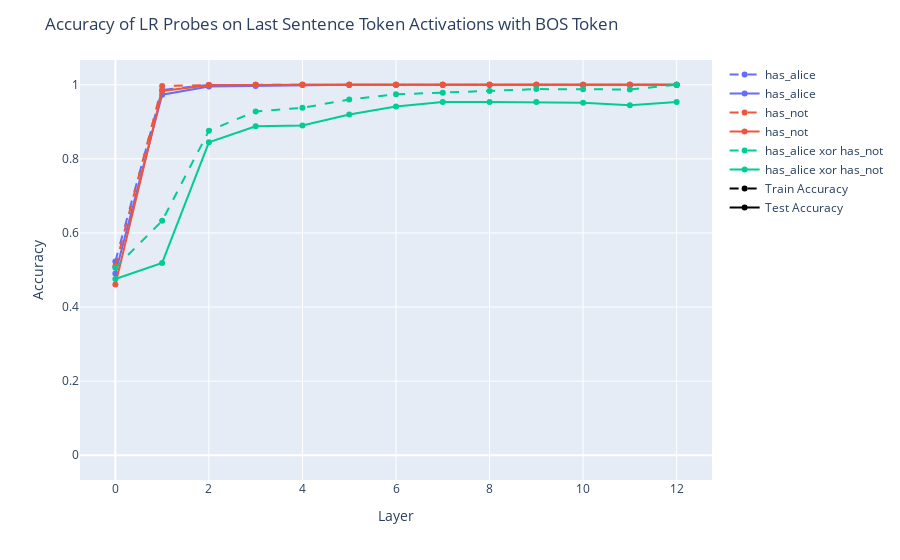

The notebook cell saved with this chart:
### Markdown cell above
## Activation on token before period with BOS

### Code cell
get_results(period=False, using_bos=True)

### Figure 1 — Plotly figure (JSON) as saved in the notebook; plotly's stock layout.template omitted (floating-point values rounded to 4 significant figures)
{"data": [{"hovertemplate": "<extra></extra>", "legendgroup": "", "marker": {"color": "#636efa", "symbol": "circle"}, "mode": "markers", "name": "", "orientation": "v", "showlegend": false, "type": "scatter", "xaxis": "x", "yaxis": "y"}, {"line": {"color": "#636EFA", "dash": "dash"}, "name": "has_alice", "type": "scatter", "x": [0, 1, 2, 3, 4, 5, 6, 7, 8, 9, 10, 11, 12], "y": [0.5232, 0.9858, 0.9996, 1, 1, 1, 1, 1, 1, 1, 1, 1, 1]}, {"line": {"color": "#636EFA"}, "name": "has_alice", "type": "scatter", "x": [0, 1, 2, 3, 4, 5, 6, 7, 8, 9, 10, 11, 12], "y": [0.4908, 0.9733, 0.995, 0.9967, 1, 1, 1, 1, 1, 1, 1, 1, 1]}, {"line": {"color": "#EF553B", "dash": "dash"}, "name": "has_not", "type": "scatter", "x": [0, 1, 2, 3, 4, 5, 6, 7, 8, 9, 10, 11, 12], "y": [0.5098, 0.9967, 0.9992, 1, 1, 1, 1, 1, 1, 1, 1, 1, 1]}, {"line": {"color": "#EF553B"}, "name": "has_not", "type": "scatter", "x": [0, 1, 2, 3, 4, 5, 6, 7, 8, 9, 10, 11, 12], "y": [0.4608, 0.9833, 0.9983, 1, 1, 1, 1, 1, 1, 1, 0.9983, 1, 1]}, {"line": {"color": "#00CC96", "dash": "dash"}, "name": "has_alice xor has_not", "type": "scatter", "x": [0, 1, 2, 3, 4, 5, 6, 7, 8, 9, 10, 11, 12], "y": [0.5061, 0.6327, 0.8759, 0.9281, 0.9377, 0.9603, 0.9741, 0.9783, 0.9829, 0.9883, 0.9879, 0.987, 1]}, {"line": {"color": "#00CC96"}, "name": "has_alice xor has_not", "type": "scatter", "x": [0, 1, 2, 3, 4, 5, 6, 7, 8, 9, 10, 11, 12], "y": [0.4758, 0.5192, 0.8447, 0.8881, 0.8898, 0.9199, 0.9416, 0.9533, 0.9533, 0.9533, 0.9516, 0.9449, 0.9533]}, {"line": {"color": "black", "dash": "dash"}, "name": "Train Accuracy", "showlegend": true, "type": "scatter", "x": [null]}, {"line": {"color": "black"}, "name": "Test Accuracy", "showlegend": true, "type": "scatter", "y": [null]}], "layout": {"legend": {"tracegroupgap": 0}, "margin": {"t": 60}, "title": {"text": "Accuracy of LR Probes on Last Sentence Token Activations with BOS Token"}, "xaxis": {"anchor": "y", "domain": [0, 1], "title": {"text": "Layer"}}, "yaxis": {"anchor": "x", "domain": [0, 1], "title": {"text": "Accuracy"}}}}
